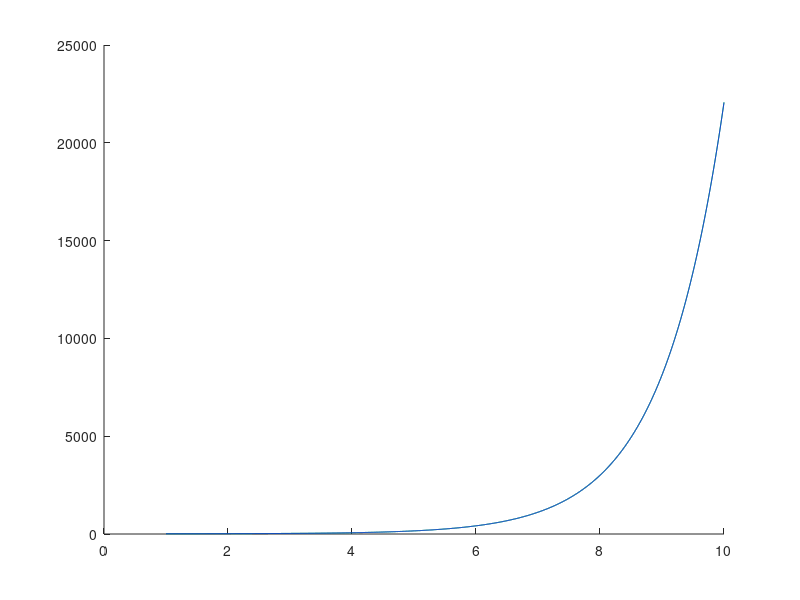

Write MATLAB code to recreate this figure.
y_prime = @(x) cos(x)+log(x)+ exp(x); % log(x) = ln(x)
y_prime_prime = @(x) -sin(x)+ 1/x + exp(x);
y0 = 12;

a = 1; 
b = 10; 
h = 10^-3;
ord = [];
absc = [];
ord1 = [];
absc1 = [];
y = y0;

for (x=a:h:b)
    y = y + h.*y_prime(x) + (h^2/2)*(y_prime_prime(x));
    ord = [ord, y];
    absc =[absc, x];
end 
y = 12;
for (x=a:h:b)
    y = y + y_prime(x).*h;
    absc1= [ absc1 , x];
    ord1 = [ord1, y];
end
hold on
plot(absc, ord, 'g')
plot(absc1, ord1, 'b')

    
